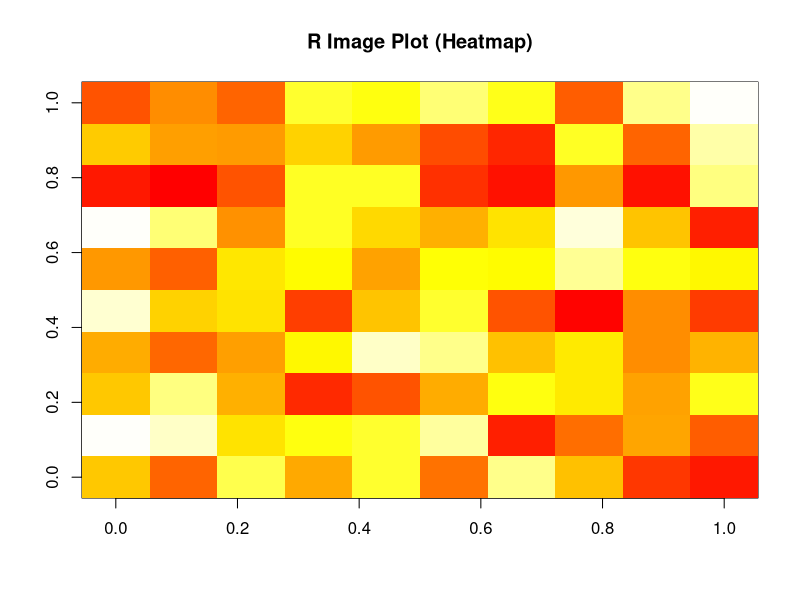

R code for this plot:
# 1. Create dummy data
data <- matrix(runif(100), nrow = 10)

# 2. Generate the image plot (heatmap)
image(data, 
      main = "R Image Plot (Heatmap)", 
      col = heat.colors(100))
